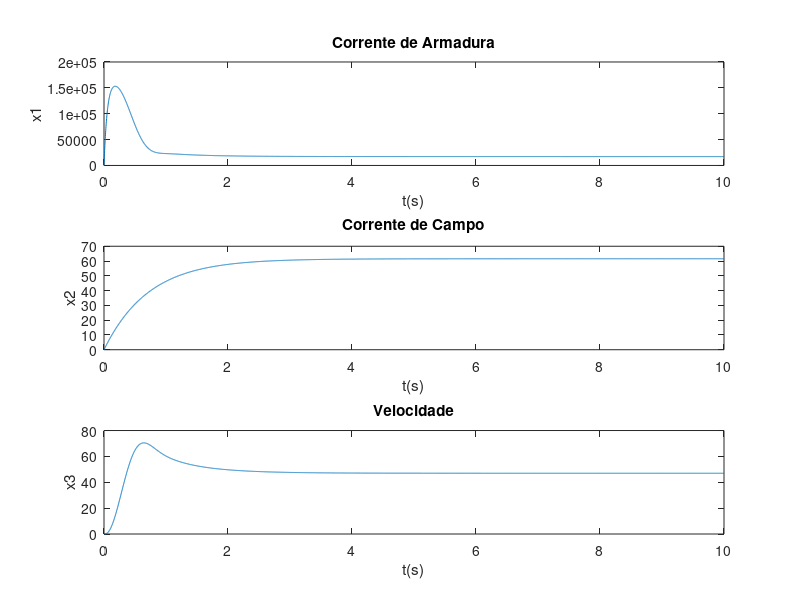
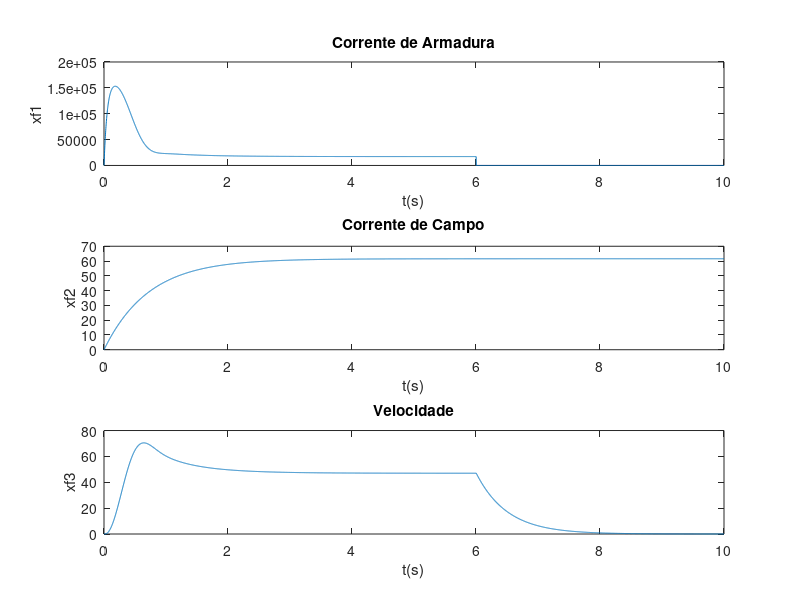
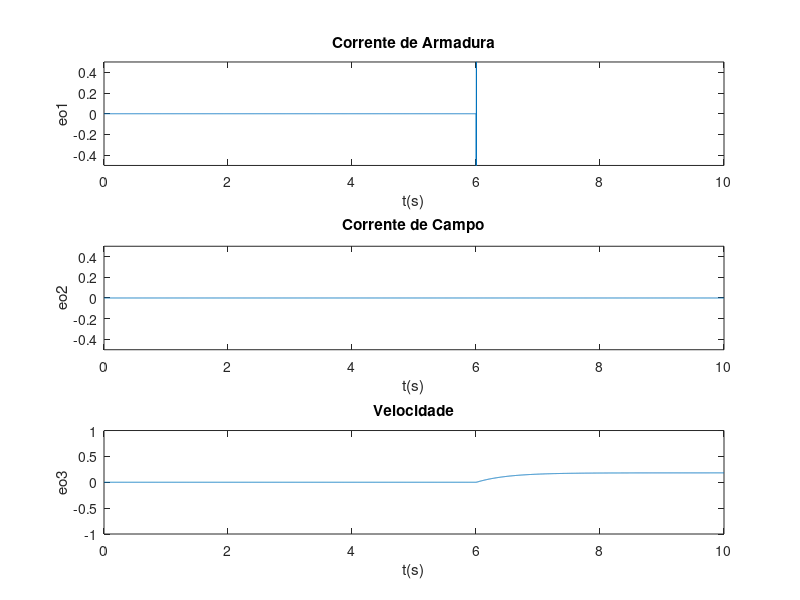

MATLAB code for these plots, in order: (Note: this script raises an error after producing the figures.)
%Variaves 
ran = 4.6e-3;
rfdn = 12.1875;
lan = 2.38e-4;
lfdn = 8.750;
lafd = 0.23;
jm = 2580;
va = 750;
vfd = 750; 
ia = 17098;
bm = 127;
c0 = 0;
c1 = 5041.7;
c2 = 0;
h = 0.002;

%Valores iniciais





h1 = 0;
h2 = 1;
h3 = 1;
H = [h1; h2; h3]

kaa = 1;
kaf = 1;
kcca = 0;
kccfd = 0;
kfia = 0;
kfifd = 0; 
kfwr = 0;
kraca = 1;
krafv = 1;
klaca = 1; 
krfdcfd = 1;
krfdfv = 1;
klfdcfd = 1;
kfl = 1;

la1 = -0.2;
la2 = -0.99; 
la3 = -0.01;




X = [0;0;0];
XO = [0;0;0];
XOR = [0;0;0];
XF = [0;0;0];
Y = [0;0;0];
YF = [0;0;0];
EO  = [0;0;0];
EOR  = [0;0;0];




k = 2;
for i = 0:h:10
    
    x1(k-1) = X(1,1);
    x2(k-1) = X(2,1);
    x3(k-1) = X(3,1);
    y1(k-1) = Y(1,1);
    y2(k-1) = Y(2,1);
    y3(k-1) = Y(3,1);
%Sistema sem falhas
    tl = c0 + c1*x3(k-1) + c2*(x3(k-1))^2;
    a1 = exp(-(ran/lan)*h);
    a3 = exp(-(rfdn/lfdn)*h);
    a5 = exp(-(bm/jm)*h);
    a4 = lafd*((1-a5)/bm)*x2(k-1);
    b1 = (1-a1)/ran;
    a2 = (1/(rfdn*lan - ran*lfdn))*(lafd*lfdn*(a3-a1)*x3(k-1)+(ran*lfdn*a1-rfdn*lan*a3));
    b2 = (1-a3)/rfdn;
    d1 = -(1-a5)/bm;
   
   
    A = [a1 a2 0; 0 a3 0; a4 0 a5];
    B = [b1 0 0; 0 b2 0; 0 0 d1];
    U = [va; vfd; tl];
    
   
    C = eye(3);
    
    
    
    X = A*X + B*U;
    
    Y = C*X;  

    
   

%falha no tempo 6    
    xf1(k-1) = XF(1,1);
    xf2(k-1) = XF(2,1);
    xf3(k-1) = XF(3,1);
    
    yf1(k-1) = YF(1,1);
    yf2(k-1) = YF(2,1);
    yf3(k-1) = YF(3,1);
    
    if i > 6
        kaa = 0;
        kaf = 1;
        kcca = 0;
        kccfd = 0;
        kfia = 0;
        kfifd = 0; 
        kfwr = 0;
        kraca = 1;
        krafv = 1;
        klaca = 1; 
        krfdcfd = 1;
        krfdfv = 1;
        klfdcfd = 1;
        kfl = 1;
        
    end
    
    ranf = kraca*krafv*ran;
    lanf = klaca*lan;
    rfdnf = krfdcfd*krfdfv*rfdn;
    lfdnf = klfdcfd*lfdn;
    bmf = kfl*bm;
    
    tfl = c0 + c1*xf3(k-1) + c2*(xf3(k-1))^2;
    af1 = exp(-(ranf/lanf)*h);
    af3 = exp(-(rfdnf/lfdnf)*h);
    af5 = exp(-(bmf/jm)*h);
    af4 = lafd*((1-af5)/bmf)*xf2(k-1);
    bf1 = (1-af1)/ranf;
    af2 = (1/(rfdnf*lanf - ranf*lfdnf))*(lafd*lfdnf*(af3-af1)*xf3(k-1)+(ranf*lfdnf*af1-rfdnf*lanf*af3));
    bf2 = (1-af3)/rfdnf;
    df1 = -(1-af5)/bmf;
   
   
    AF = [kaa*af1 kaa*af2 0; 0 kaf*af3 0;af4 0 af5];
    BF = [bf1 0 0; 0 bf2 0; 0 0 df1];
    UF = [kaa*~kcca*va; kaf*~kccfd*vfd;tfl];
    
    
    CF = [~kfia 0 0;0 ~kfifd 0;0 0 ~kfwr]; 
   
    
    XF = AF*XF + BF*UF;  
    
    
    
    
    xo1(k-1) = XO(1,1);
    xo2(k-1) = XO(2,1);
    xo3(k-1) = XO(3,1);
    
    eo1(k-1) = EO(1,1);
    eo2(k-1) = EO(2,1);
    eo3(k-1) = EO(3,1);
    
    L = [a1-la1 a2 0;0 a3-la2 0;a4 0 a5-la3];
    
    
    
    XO = (A-L*C)*XO + B*U + L*YF;
     
   
    
    
    EO = XF - XO;
    xor1(k-1) = XOR(1,1);
    xor2(k-1) = XOR(2,1);
    xor3(k-1) = XOR(3,1); 
    
    eor1(k-1) = EOR(1,1);
    eor2(k-1) = EOR(2,1); 
    eor3(k-1) = EOR(3,1);
    
    
    
    if h1 == 1 & h2 == 0 & h3==0
        P = [1 1];    
    end
    
    if h1 == 0 & h2 == 1 & h3==0
        P = [2 2];    
    end
    
    if h1 == 0 & h2 == 0 & h3==1
        P = [3 3];    
    end
    
    if h1 == 1 & h2 == 1 & h3==0
        P = [1 2];    
    end
    
    if h1 == 1 & h2 == 0 & h3==1
        P = [1 3];    
    end
    
    if h1 == 0 & h2 == 1 & h3==1
        P = [2 3];    
    end
    
    
    LR = [la1 0 0;0 la2-af3 0; 0 0 la3-af5]; 
    R2 = H*pinv(C(P,:)*H);
    R1 = C - R2*C(P,:);
    RF = R1*A + LR*C;  
    XOR = RF*XOR + R1*BF*UF + R2*XF(P,:) - LR*YF;
      
     
    
    YF = CF*XF;
     
    EOR = XF - XOR;
   
    
    
    
    
    k= k+1;
end



t=0:h:10;

figure(1);

subplot(3,1,1);
plot(t,x1);
title('Corrente de Armadura');
ylabel('x1');
xlabel('t(s)');

subplot(3,1,2);
plot(t,x2);
title('Corrente de Campo');
ylabel('x2');
xlabel('t(s)');

subplot(3,1,3);
plot(t,x3);
title('Velocidade');
ylabel('x3');
xlabel('t(s)');

figure(2);

subplot(3,1,1);
plot(t,xf1);
title('Corrente de Armadura');
ylabel('xf1');
xlabel('t(s)');

subplot(3,1,2);
plot(t,xf2);
title('Corrente de Campo');
ylabel('xf2');
xlabel('t(s)');

subplot(3,1,3);
plot(t,xf3);
title('Velocidade');
ylabel('xf3');
xlabel('t(s)');

figure(3);
subplot(3,1,1);
plot(t,eo1);
axis([0 10 -.5 .5])
title('Corrente de Armadura');
ylabel('eo1');
xlabel('t(s)');

subplot(3,1,2);
plot(t,eo2);
axis([0 10 -.5 .5])
title('Corrente de Campo');
ylabel('eo2');
xlabel('t(s)');


subplot(3,1,3);
plot(t,eo3);
axis([0 10 -1 1])
title('Velocidade');
ylabel('eo3');
xlabel('t(s)');

figure(4);

subplot(3,1,1);
plot(t,eor1);
axis([0 10 -.5 .5])
title('Corrente de Armadura');
ylabel('eor1');
xlabel('t(s)');

subplot(3,1,2);
plot(t,eor2);
axis([0 10 -.5 .5])
title('Corrente de Campo');
ylabel('eor2');
xlabel('t(s)');

subplot(3,1,3);
plot(t,eor3);
axis([0 10 -.5 .5])
title('Velocidade');
ylabel('eor3');
xlabel('t(s)');



